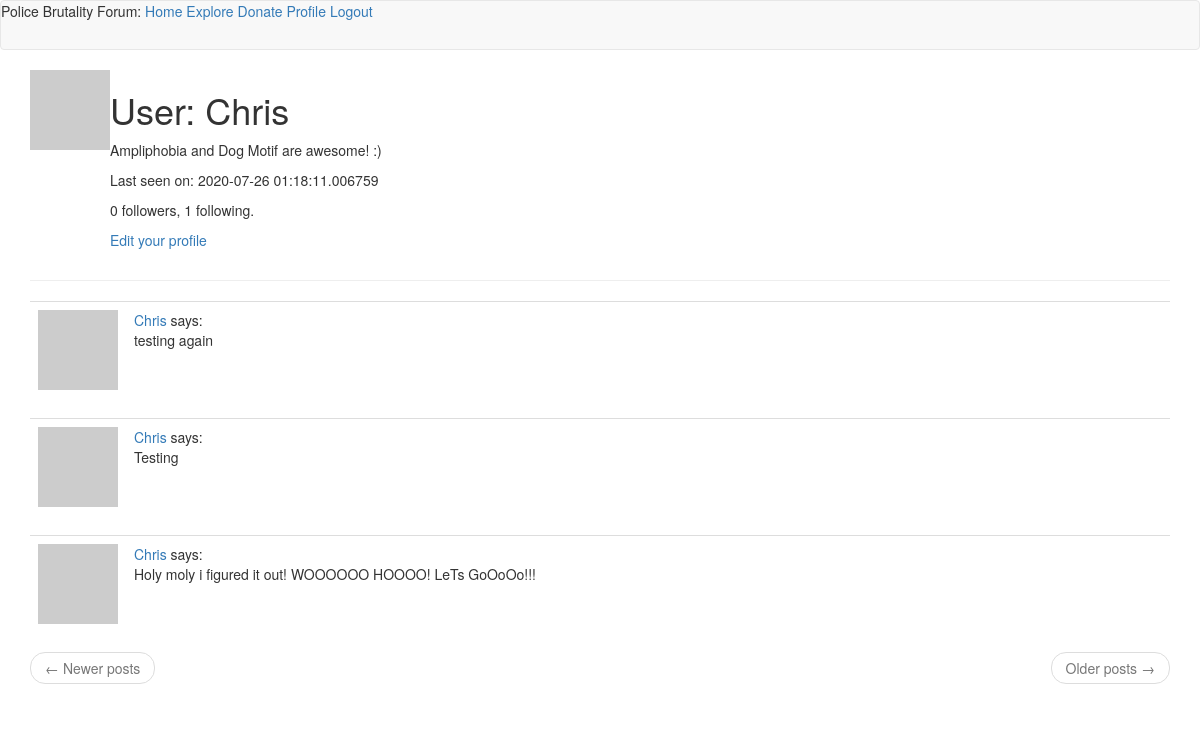
Before: /user/Chris (signed in) with the older database file.
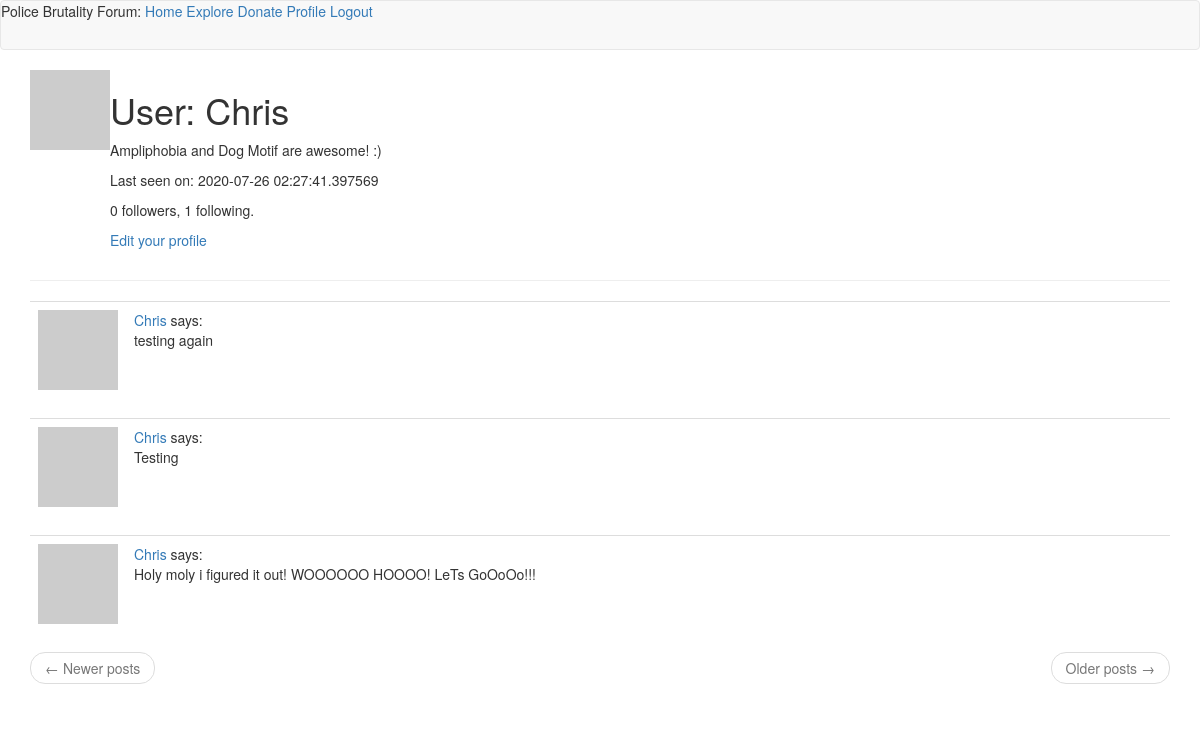
After: the same page with the newer database file.
### app/models.py (models this page shows, shortened)
class User(UserMixin, db.Model):
    id = db.Column(db.Integer, primary_key=True)
    username = db.Column(db.String(64), index=True, unique=True)
    email = db.Column(db.String(120), index=True, unique=True)
    password_hash = db.Column(db.String(128))
    posts = db.relationship('Post', backref='author', lazy='dynamic')
    about_me = db.Column(db.String(140))
    last_seen = db.Column(db.DateTime, default=datetime.utcnow)
    def avatar(self, size):
        digest = md5(self.email.lower().encode('utf-8')).hexdigest()
        return 'https://www.gravatar.com/avatar/{}?d=identicon&s={}'.format(digest, size)
    followed = db.relationship(
        'User', secondary=followers,
        primaryjoin=(followers.c.follower_id == id),
        secondaryjoin=(followers.c.followed_id == id),
        backref=db.backref('followers', lazy='dynamic'), lazy='dynamic')

class Post(db.Model):
    id = db.Column(db.Integer, primary_key=True)
    body = db.Column(db.String(140))
    timestamp = db.Column(db.DateTime, index=True, default=datetime.utcnow)
    user_id = db.Column(db.Integer, db.ForeignKey('user.id'))

### app/routes.py (the view)
@app.route('/user/<username>')
@login_required
def user(username):
    user = User.query.filter_by(username=username).first_or_404()
    page = request.args.get('page', 1, type=int)
    posts = user.posts.order_by(Post.timestamp.desc()).paginate(
        page, app.config['POSTS_PER_PAGE'], False)
    next_url = url_for('user', username=user.username, page=posts.next_num) \
        if posts.has_next else None
    prev_url = url_for('user', username=user.username, page=posts.prev_num) \
        if posts.has_prev else None
    form = EmptyForm()
    return render_template('user.html', user=user, posts=posts.items,next_url=next_url, prev_url=prev_url, form=form,numb=0)

### app/models.py (called while the page is built)
@login.user_loader
def load_user(id):
    return User.query.get(int(id))

### app/routes.py (called while the page is built)
@app.before_request
def before_request():
    if current_user.is_authenticated:
        current_user.last_seen = datetime.utcnow()
        db.session.commit()

### app/templates/user.html (shortened to what this page needs)
{% extends "base.html" %}
{% block app_content %}
    <table>
        <tr valign="top">
            <td><img src="{{ user.avatar(128) }}"></td>
            <td>
                <h1>User: {{ user.username }}</h1>
                {% if user.about_me %}<p>{{ user.about_me }}</p>{% endif %}
                {% if user.last_seen %}<p>Last seen on: {{ user.last_seen }}</p>{% endif %}
                <p>{{ user.followers.count() }} followers, {{ user.followed.count() }} following.</p>
                {% if user == current_user %}
                <p><a href="{{ url_for('edit_profile') }}">Edit your profile</a></p>
                {% endif %}
            </td>
        </tr>
    </table>
    <hr>
    {% for post in posts %}
        {%include '_post.html'%}
    {% endfor %}
    <nav aria-label="...">
        <ul class="pager">
            <li class="previous{% if not prev_url %} disabled{% endif %}">
                <a href="{{ prev_url or '#' }}">
                    <span aria-hidden="true">&larr;</span> Newer posts
                </a>
            </li>
            <li class="next{% if not next_url %} disabled{% endif %}">
                <a href="{{ next_url or '#' }}">
                    Older posts <span aria-hidden="true">&rarr;</span>
                </a>
            </li>
        </ul>
    </nav>
{% endblock %}

### app/templates/base.html (shortened to what this page needs)
{%extends 'bootstrap/base.html'%}
{%block navbar%}
    <nav class="navbar navbar-default">
        Police Brutality Forum:
        <a href="{{ url_for('index') }}">Home</a>
        <a href="{{url_for('forum')}}">Explore</a>
        <a href="{{url_for('donation')}}">Donate</a>
        {% if current_user.is_anonymous %}
        <a href="{{ url_for('login') }}">Login</a>
        {% else %}
        <a href="{{ url_for('user', username=current_user.username) }}">Profile</a>
        <a href="{{ url_for('logout') }}">Logout</a>
        {% endif %}
    </nav>
{%endblock%}
{%block content%}
    <div class="container">
        {%block app_content%}{%endblock%}
    </div>
{%endblock%}

### app/templates/_post.html
<table class="table table-hover">
    <tr>
        <td width="70px">
            <a href="{{ url_for('user', username=post.author.username) }}"><img src="{{ post.author.avatar(70) }}" /></a>
        </td>
        <td>
            <a href="{{ url_for('user', username=post.author.username) }}">{{ post.author.username }}</a>
            says:<br>
            {{ post.body }}
        </td>
    </tr>
</table>

Changed rows visible on the page:
changed User "Chris": last_seen "2020-07-26 01:18:11.006759" → "2020-07-26 02:27:41.397569"
